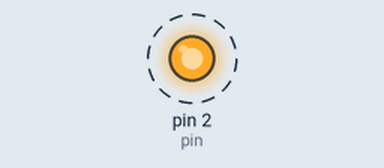
Recording of a sketch running on a simulated Arduino Uno, built with avr-gcc and run on an emulated ATmega328P. Parts: output pins drawn as LEDs (lit = HIGH). Dashed ring = blinking.

Above: at 0.5 s.
Timing chart, 0 to 4.6 s (numbered marks = the images above):
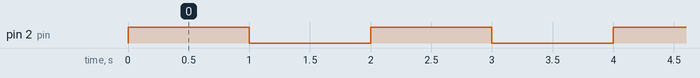

The sketch:

bulb.ino
```cpp
#define pin 2
void setup() {
  pinMode(pin, OUTPUT);
}

void loop() {
  digitalWrite(pin, HIGH);
  delay(1000);
  digitalWrite(pin, LOW);
  delay(1000);
}
```

Measured:
- by itself, pin 2 (pin): alternates HIGH for 1.0 s and LOW for 1.0 s
